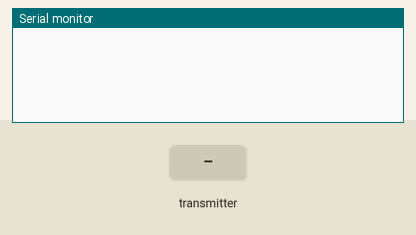
The program below on a simulated ESP32. On the bench: the last lines printed to the serial monitor. The test bench sets the inputs (shaded band).

Above: at 1.2 s.
1.3 s: the transmitter starts sending a = 0
At 1.66 s:
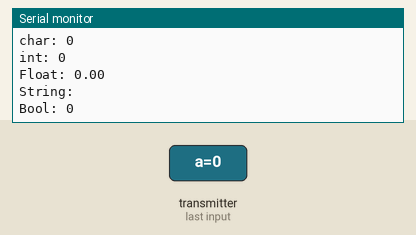
2.8 s: the transmitter starts sending b = 1024
4.3 s: the transmitter starts sending c = 25
5.8 s: the transmitter starts sending e = 1
At 6.16 s:
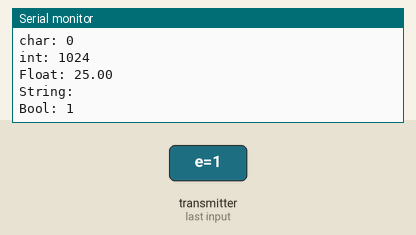
7.3 s: the transmitter starts sending a = 1
8.8 s: the transmitter starts sending b = 2048
Timing chart, 0 to 11.3 s (numbered marks = the images above; inputs shaded):
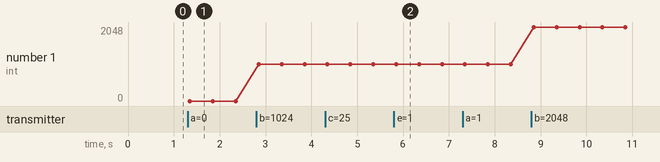

Measured:
- after the input at 1.3 s, the serial monitor: prints a new line after 0.05 s (image 1)
- after the input at 5.8 s, the serial monitor: prints a new line after 0.05 s (image 2)
- plotted number 1: 0 → 1024 after the input at 2.8 s, 1024 → 2048 after the input at 8.8 s

The program:

main.cpp
```cpp
#include <esp_now.h>
#include <WiFi.h>

// Structure example to receive data
// Must match the sender structure
typedef struct struct_message {
  char a[32];
  int b;
  float c;
  String d;
  bool e;
} struct_message;

// Create a struct_message called myData
struct_message myData;
char MACmaster[6];
// callback function that will be executed when data is received
void OnDataRecv(const uint8_t * mac, const uint8_t *incomingData, int len) {
  sprintf(MACmaster, "%02X:%02X:%02X:%02X:%02X:%02X",mac[0],mac[1],mac[2],mac[3],mac[4],mac[5]);
  //String(MACmaster);
  Serial.print  ("received from MAC: ");
  Serial.println(MACmaster);
  memcpy(&myData, incomingData, sizeof(myData));
  Serial.print("char: ");
  Serial.println(myData.a);
  Serial.print("int: ");
  Serial.println(myData.b);
  Serial.print("Float: ");
  Serial.println(myData.c);
  Serial.print("String: ");
  Serial.println(myData.d);
  Serial.print("Bool: ");
  Serial.println(myData.e);
  Serial.println();
}

void setup() {
  // Initialize Serial Monitor
  Serial.begin(115200);

  // Set device as a Wi-Fi Station
  WiFi.mode(WIFI_STA);

  // Init ESP-NOW
  if (esp_now_init() != ESP_OK) {
    Serial.println("Error initializing ESP-NOW");
    return;
  }

  // Once ESPNow is successfully Init, we will register for recv CB to
  // get recv packer info
  esp_now_register_recv_cb(OnDataRecv);
}

void loop() {

}
```
